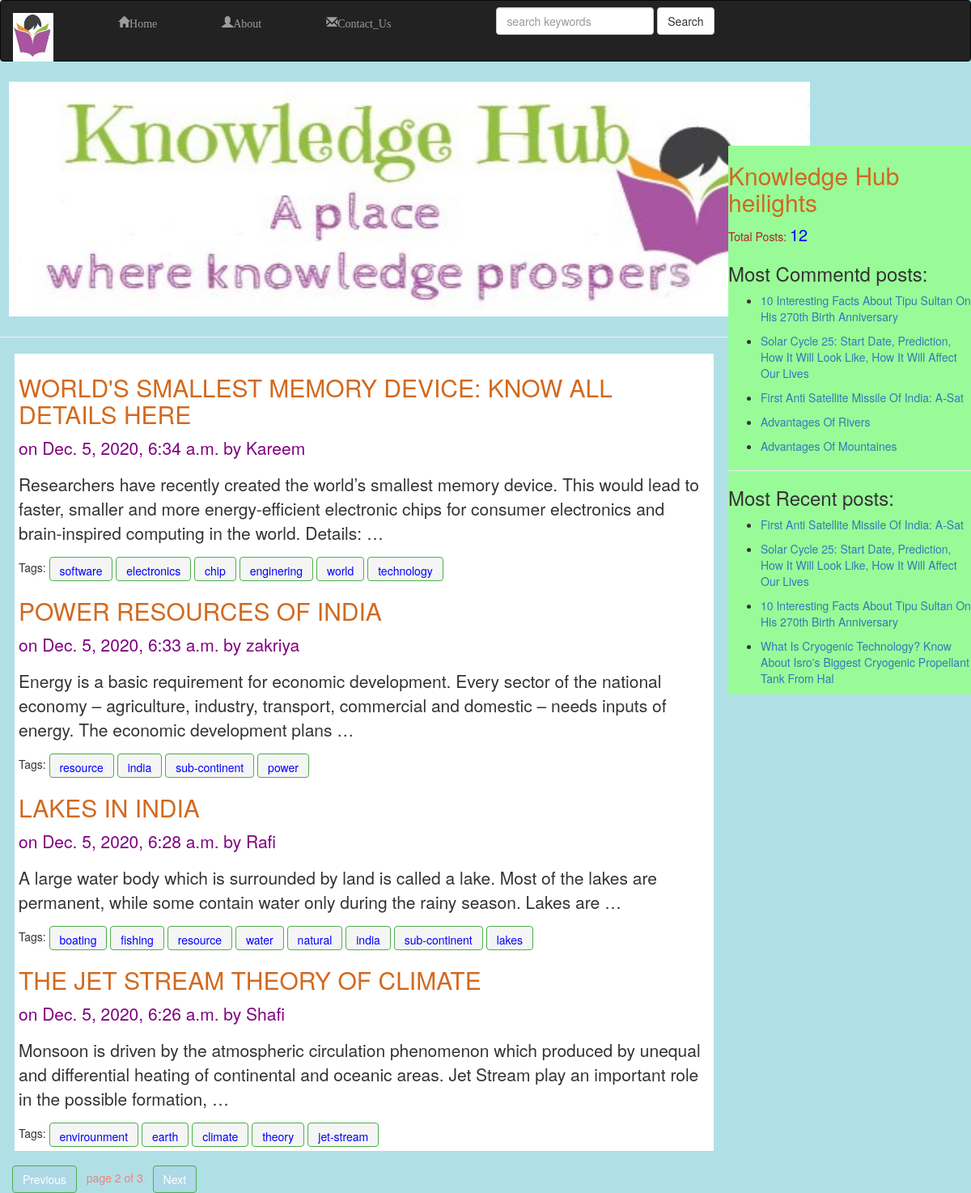
Screenshot of /?page=2 with the database file from the repository.
### blog/models.py (models this page shows, shortened)
class Post(models.Model):
    STATUS_CHOICES=(('draft','DRAFT'),('publish','PUBLISH'))
    title=models.CharField(max_length=256)
    slug=models.SlugField(max_length=256,unique_for_date='publish')
    author=models.ForeignKey(User,related_name='blog_posts',on_delete=models.CASCADE)
    body=models.TextField()
    publish=models.DateTimeField(default=timezone.now)
    created=models.DateTimeField(auto_now_add=True)
    updated=models.DateTimeField(auto_now=True)
    status=models.CharField(max_length=10,choices=STATUS_CHOICES,default='draft')
    objects=CustomManager()
    tags=TaggableManager()
    class Meta:
        ordering=('-publish',)
    def get_absolute_url(self):
        return reverse('post_details',args=[self.publish.year,self.publish.strftime('%m'),self.publish.strftime('%d'),self.slug])

### blog/views.py (the view)
# urls.py: path('', views.PostList),
def PostList(request,tag_slug=None):
    post_list=Post.objects.all()
    tag=None
    if tag_slug:
        tag=get_object_or_404(Tag,slug=tag_slug)
        post_list=post_list.filter(tags__in=[tag])
    paginator=Paginator(post_list,4)
    page_number=request.GET.get('page')
    try:
        post_list=paginator.page(page_number)
    except PageNotAnInteger:
        post_list=paginator.page(1)
    except EmptyPage:
        post_list=paginator.page(paginator.num_pages)
    return render(request,'blog/post_list.html',{'post_list':post_list,'tag':tag})

### blog/models.py (called while the page is built)
    def get_queryset(self):
        return super().get_queryset().filter(status='publish')

### blog/templatetags/blog_tags.py (called while the page is built)
@register.simple_tag(name='post_count')
def total_posts():
    return Post.objects.count()

@register.inclusion_tag('blog/latest_posts.html')
def show_latest_posts(count=5):
    latest_posts=Post.objects.order_by('-publish')[:count]
    return {'latest_posts':latest_posts}

@register.simple_tag
def most_commented_posts(count=5):
    return Post.objects.annotate(total_comments=Count('comments')).order_by('-total_comments')[:count]

### templates/blog/post_list.html (shortened to what this page needs)
{% extends 'blog/base.html' %}
{% load static %}
{% block body_block %}
<div class="intro-image">
<img class="i-image" src="{% static "images/KH06.jpg"%}" alt="">
</div><hr>
{% if post_list %}
<div class=" jumbotron list">
    {% for post in post_list %}
        <a href="{{post.get_absolute_url}}"><h2>{{post.title|upper}}</h2></a>
        <p id="p_intro">on {{post.publish}} by {{post.author}}</p>
        <p id="body_intro"> {{post.body|truncatewords:30|linebreaks}}</p>
        Tags:{% for tag in post.tags.all %}
            <a id="tag-btn" class="btn btn-success" href="{%url "post_list_with_tag" tag.slug%}" role="button">{{ tag.name }}</a>
        {% endfor %}
    {% endfor %}
</div>
{% else %}
    <h1>No Posts avaliable</h1>
{% endif %}
<div class="container">
    {% include 'blog/pagination.html' with page=post_list %}
</div>
{% endblock body_block %}

### templates/blog/base.html (shortened to what this page needs)
<!DOCTYPE html>
{% load blog_tags %}
{% load static %}
<html>
    <head>
        <link rel="stylesheet" href="https://maxcdn.bootstrapcdn.com/bootstrap/3.3.7/css/bootstrap.min.css">
        <link rel="stylesheet" href= " {% static "css/index.css" %} ">
    </head>
    <body>
      {% include 'blog/navbar.html' %}
        <div class="context">
            {% block body_block %}
            {% endblock body_block %}
        </div>
        <div class="sidebar" style="margin-top: 7%;">
            <h2>Knowledge Hub heilights</h2>
            <p id="total-char">Total Posts: <span id="total-num">{% post_count %}</span></p>
            <h3>Most Commentd posts:</h3>
            {% most_commented_posts as most_commented %}
            <ul>
              {% for post in most_commented %}
                <li><p><a href="{{post.get_absolute_url}}">{{ post.title|title }}</a></p></li>
              {% endfor %}
            </ul>
            <hr><h3>Most Recent posts:</h3>{% show_latest_posts 4 %}
        </div>
</body>

### templates/blog/latest_posts.html
<ul>
    {% for post in latest_posts %}
    <li><p><a href="{{post.get_absolute_url}}">{{post.title|title}}</a></p></li>
    {% endfor %}
</ul>

### static/css/index.css (style rules this page uses)
body { background: powderblue; }
.context { width: 75%; float: left; }
.sidebar { width: 25%; float: right; background: palegreen; }
.intro-image { height: 300px; width: 600px; }
.i-image { margin-left: 1%; height: 300px; width: 1000px; padding: 5px; image-resolution: 500px; }
h2 { color: chocolate; }
.list,.post-details { margin: 2%; margin-top: 0%; padding: 5px; background: white; }
#p_intro { color: purple; }
#tag-btn { background: whitesmoke; height: 30px; color: blue; }
#total-char { color: firebrick; }
#total-num { color: blue; font-size: 20px; }

### rows the page displays
Post: title "WORLD'S SMALLEST MEMORY DEVICE: KNOW ALL DETAILS HERE", publish "Dec. 5, 2020, 6:34 a.m.", author "Kareem", body "Researchers have recently created the world’s smallest memory device. This would lead to faster, smaller and more energy-efficient electronic chips for consumer electronics and brain-inspired computing in the world. Details: …"
Tag: name "software"
Tag: name "electronics"
Tag: name "chip"
Tag: name "enginering"
Tag: name "world"
Tag: name "technology"
Post: title "POWER RESOURCES OF INDIA", publish "Dec. 5, 2020, 6:33 a.m.", author "zakriya", body "Energy is a basic requirement for economic development. Every sector of the national economy – agriculture, industry, transport, commercial and domestic – needs inputs of energy. The economic development plans …"
Tag: name "resource"
Tag: name "india"
Tag: name "sub-continent"
Tag: name "power"
Post: title "LAKES IN INDIA", publish "Dec. 5, 2020, 6:28 a.m.", author "Rafi", body "A large water body which is surrounded by land is called a lake. Most of the lakes are permanent, while some contain water only during the rainy season. Lakes are …"
Tag: name "boating"
Tag: name "fishing"
Tag: name "water"
Tag: name "natural"
Tag: name "lakes"
Post: title "THE JET STREAM THEORY OF CLIMATE", publish "Dec. 5, 2020, 6:26 a.m.", author "Shafi", body "Monsoon is driven by the atmospheric circulation phenomenon which produced by unequal and differential heating of continental and oceanic areas. Jet Stream play an important role in the possible formation, …"
Tag: name "envirounment"
Tag: name "earth"
Tag: name "climate"
Tag: name "theory"
Tag: name "jet-stream"
Post: title "10 Interesting Facts About Tipu Sultan On His 270th Birth Anniversary"
Post: title "Solar Cycle 25: Start Date, Prediction, How It Will Look Like, How It Will Affect Our Lives"
Post: title "First Anti Satellite Missile Of India: A-Sat"
Post: title "Advantages Of Rivers"
Post: title "Advantages Of Mountaines"
Post: title "What Is Cryogenic Technology? Know About Isro's Biggest Cryogenic Propellant Tank From Hal"

### other values shown
{{ page.number }} "2"
{{ page.paginator.num_pages }} "3"
